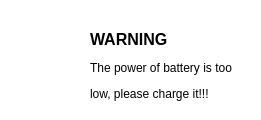
<?xml version="1.0" encoding="UTF-8"?>
<ui version="4.0">
 <class>battery_warn</class>
 <widget class="QWidget" name="battery_warn">
  <property name="geometry">
   <rect>
    <x>0</x>
    <y>0</y>
    <width>261</width>
    <height>120</height>
   </rect>
  </property>
  <property name="windowTitle">
   <string>Form</string>
  </property>
  <property name="styleSheet">
   <string notr="true">background-color: rgb(255, 255, 255);</string>
  </property>
  <widget class="QLabel" name="label_5">
   <property name="geometry">
    <rect>
     <x>90</x>
     <y>30</y>
     <width>161</width>
     <height>71</height>
    </rect>
   </property>
   <property name="maximumSize">
    <size>
     <width>224</width>
     <height>71</height>
    </size>
   </property>
   <property name="styleSheet">
    <string notr="true">font: 300 11pt &quot;Ubuntu&quot;;</string>
   </property>
   <property name="text">
    <string>&lt;html&gt;&lt;head/&gt;&lt;body&gt;&lt;p&gt;&lt;span style=&quot; font-size:12pt; font-weight:700; color:#000000;&quot;&gt;WARNING&lt;/span&gt;&lt;/p&gt;&lt;p&gt;&lt;span style=&quot; font-size:9pt;&quot;&gt;The power of battery is too &lt;/span&gt;&lt;/p&gt;&lt;p&gt;&lt;span style=&quot; font-size:9pt;&quot;&gt;low, please charge it!!! &lt;/span&gt;&lt;/p&gt;&lt;/body&gt;&lt;/html&gt;</string>
   </property>
  </widget>
  <widget class="QLabel" name="label_warn">
   <property name="geometry">
    <rect>
     <x>20</x>
     <y>30</y>
     <width>51</width>
     <height>81</height>
    </rect>
   </property>
   <property name="styleSheet">
    <string notr="true">background-image: url(:/base_pic/rec/battery_warn.jpg);</string>
   </property>
   <property name="text">
    <string/>
   </property>
  </widget>
 </widget>
 <resources/>
 <connections/>
</ui>
